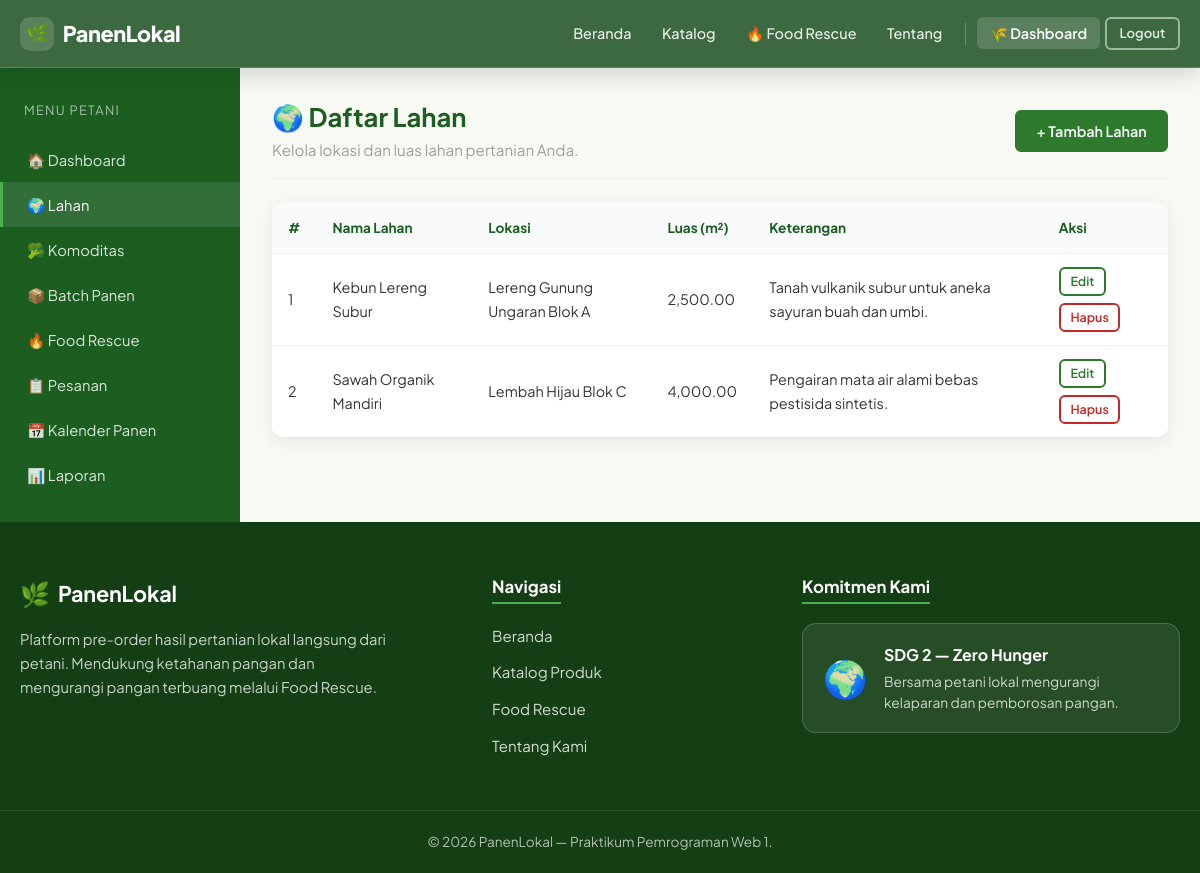
/PanenLokal/petani/lahan.php (signed in), run on the app's committed database.
### tables this page shows
CREATE TABLE IF NOT EXISTS lands (
    id BIGINT UNSIGNED AUTO_INCREMENT PRIMARY KEY,
    farmer_id BIGINT UNSIGNED NOT NULL,
    nama_lahan VARCHAR(120) NOT NULL,
    lokasi TEXT NOT NULL,
    luas_m2 DECIMAL(10,2) NULL,
    keterangan TEXT NULL,
    created_at TIMESTAMP NOT NULL DEFAULT CURRENT_TIMESTAMP,
    INDEX idx_lands_farmer (farmer_id),
    CONSTRAINT fk_lands_farmer FOREIGN KEY (farmer_id) REFERENCES farmer_profiles(id) ON UPDATE CASCADE ON DELETE RESTRICT
);

### PanenLokal/includes/functions.php (called while the page is built, shortened)
<?php
function sanitize($str) {
    return htmlspecialchars((string)$str, ENT_QUOTES, 'UTF-8');
}
function truncate_text($str, $max = 100) {
    if (mb_strlen($str) <= $max) return $str;
    return mb_substr($str, 0, $max) . '...';
}
?>

### PanenLokal/petani/lahan.php (the view, shortened to what this page needs)
<?php
require_once __DIR__ . '/../config/koneksi.php';
require_once __DIR__ . '/../includes/functions.php';
$stmt = $conn->prepare("SELECT id FROM farmer_profiles WHERE user_id = ?");
$stmt->bind_param("i", $_SESSION['user_id']);
$stmt->execute();
$fp = $stmt->get_result()->fetch_assoc();
$farmer_id = $fp['id'] ?? 0;
$stmt = $conn->prepare("SELECT id, nama_lahan, lokasi, luas_m2, keterangan, created_at FROM lands WHERE farmer_id = ? ORDER BY created_at DESC");
$stmt->bind_param("i", $farmer_id);
$stmt->execute();
$lahans = $stmt->get_result()->fetch_all(MYSQLI_ASSOC);
require_once __DIR__ . '/../includes/header.php';
require_once __DIR__ . '/../includes/navbar.php';
?>
<div class="dashboard-layout">
  <aside class="sidebar">
    <div class="sidebar-title">Menu Petani</div>
    <ul class="sidebar-menu">
      <li><a href="<?= BASE_URL ?>/petani/index.php">🏠 Dashboard</a></li>
      <li><a href="<?= BASE_URL ?>/petani/lahan.php" class="active">🌍 Lahan</a></li>
      <li><a href="<?= BASE_URL ?>/petani/komoditas.php">🥦 Komoditas</a></li>
      <li><a href="<?= BASE_URL ?>/petani/batch_panen.php">📦 Batch Panen</a></li>
      <li><a href="<?= BASE_URL ?>/petani/kelola_rescue.php">🔥 Food Rescue</a></li>
      <li><a href="<?= BASE_URL ?>/petani/pesanan.php">📋 Pesanan</a></li>
      <li><a href="<?= BASE_URL ?>/petani/kalender_panen.php">📅 Kalender Panen</a></li>
      <li><a href="<?= BASE_URL ?>/petani/laporan.php">📊 Laporan</a></li>
    </ul>
  </aside>
  <main class="dashboard-main">
    <div class="dashboard-header d-flex justify-between align-center flex-wrap gap-2">
      <div>
        <h1 class="page-title">🌍 Daftar Lahan</h1>
        <p class="page-subtitle mb-0">Kelola lokasi dan luas lahan pertanian Anda.</p>
      </div>
      <a href="<?= BASE_URL ?>/petani/tambah_lahan.php" class="btn btn-primary">+ Tambah Lahan</a>
    </div>
    <div class="table-card">
      <div class="table-responsive">
        <table class="data-table petani-table">
        <thead>
          <tr>
            <th>#</th>
            <th>Nama Lahan</th>
            <th>Lokasi</th>
            <th>Luas (m²)</th>
            <th>Keterangan</th>
            <th>Aksi</th>
          </tr>
        </thead>
        <tbody>
          <?php if (empty($lahans)): ?>
          <tr><td colspan="6" class="text-center text-muted">Belum ada lahan. <a href="<?= BASE_URL ?>/petani/tambah_lahan.php">Tambah sekarang</a>.</td></tr>
          <?php else: ?>
          <?php foreach ($lahans as $i => $l): ?>
          <tr>
            <td><?= $i + 1 ?></td>
            <td><?= sanitize($l['nama_lahan']) ?></td>
            <td><?= sanitize($l['lokasi']) ?></td>
            <td><?= $l['luas_m2'] !== null ? number_format((float)$l['luas_m2'], 2) : '-' ?></td>
            <td><?= sanitize(truncate_text($l['keterangan'] ?? '', 60)) ?></td>
            <td class="action-btns">
              <a href="<?= BASE_URL ?>/petani/edit_lahan.php?id=<?= (int)$l['id'] ?>" class="btn btn-xs btn-outline-primary">Edit</a>
              <form method="POST" style="display:inline;">
                <button type="submit" class="btn btn-xs btn-outline-danger" onclick="return confirm('Yakin hapus lahan ini?')">Hapus</button>
              </form>
            </td>
          </tr>
          <?php endforeach; ?>
          <?php endif; ?>
        </tbody>
        </table>
      </div>
    </div>
  </main>
</div>
<?php require_once __DIR__ . '/../includes/footer.php'; ?>

### data on the page
lands: nama_lahan "Kebun Lereng Subur", lokasi "Lereng Gunung Ungaran Blok A", luas_m2 "2,500.00", keterangan "Tanah vulkanik subur untuk aneka sayuran buah dan umbi."
lands: nama_lahan "Sawah Organik Mandiri", lokasi "Lembah Hijau Blok C", luas_m2 "4,000.00", keterangan "Pengairan mata air alami bebas pestisida sintetis."
